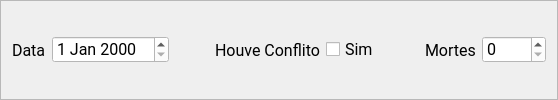
              <widget class="QFrame" name="frame_9">
               <property name="sizePolicy">
                <sizepolicy hsizetype="Preferred" vsizetype="Preferred">
                 <horstretch>0</horstretch>
                 <verstretch>0</verstretch>
                </sizepolicy>
               </property>
               <property name="frameShape">
                <enum>QFrame::Shape::StyledPanel</enum>
               </property>
               <property name="frameShadow">
                <enum>QFrame::Shadow::Raised</enum>
               </property>
               <layout class="QHBoxLayout" name="horizontalLayout_6">
                <item>
                 <widget class="QLabel" name="label_date_event">
                  <property name="sizePolicy">
                   <sizepolicy hsizetype="Maximum" vsizetype="Preferred">
                    <horstretch>0</horstretch>
                    <verstretch>0</verstretch>
                   </sizepolicy>
                  </property>
                  <property name="font">
                   <font>
                    <family>Roboto</family>
                    <pointsize>12</pointsize>
                   </font>
                  </property>
                  <property name="text">
                   <string>Data</string>
                  </property>
                 </widget>
                </item>
                <item>
                 <widget class="QDateEdit" name="input_date_event">
                  <property name="sizePolicy">
                   <sizepolicy hsizetype="Maximum" vsizetype="Fixed">
                    <horstretch>0</horstretch>
                    <verstretch>0</verstretch>
                   </sizepolicy>
                  </property>
                  <property name="font">
                   <font>
                    <family>Roboto</family>
                    <pointsize>12</pointsize>
                   </font>
                  </property>
                  <property name="styleSheet">
                   <string notr="true">background-color: #FFFFFF; </string>
                  </property>
                 </widget>
                </item>
                <item>
                 <spacer name="horizontalSpacer_3">
                  <property name="orientation">
                   <enum>Qt::Orientation::Horizontal</enum>
                  </property>
                  <property name="sizeType">
                   <enum>QSizePolicy::Policy::Maximum</enum>
                  </property>
                  <property name="sizeHint" stdset="0">
                   <size>
                    <width>40</width>
                    <height>20</height>
                   </size>
                  </property>
                 </spacer>
                </item>
                <item>
                 <widget class="QLabel" name="label_conflict">
                  <property name="sizePolicy">
                   <sizepolicy hsizetype="Maximum" vsizetype="Preferred">
                    <horstretch>0</horstretch>
                    <verstretch>0</verstretch>
                   </sizepolicy>
                  </property>
                  <property name="font">
                   <font>
                    <family>Roboto</family>
                    <pointsize>12</pointsize>
                   </font>
                  </property>
                  <property name="text">
                   <string>Houve Conflito</string>
                  </property>
                 </widget>
                </item>
                <item>
                 <widget class="QCheckBox" name="check_conflict">
                  <property name="enabled">
                   <bool>true</bool>
                  </property>
                  <property name="sizePolicy">
                   <sizepolicy hsizetype="Maximum" vsizetype="Fixed">
                    <horstretch>0</horstretch>
                    <verstretch>0</verstretch>
                   </sizepolicy>
                  </property>
                  <property name="font">
                   <font>
                    <family>Roboto</family>
                    <pointsize>12</pointsize>
                   </font>
                  </property>
                  <property name="text">
                   <string>Sim</string>
                  </property>
                 </widget>
                </item>
                <item>
                 <spacer name="horizontalSpacer_4">
                  <property name="orientation">
                   <enum>Qt::Orientation::Horizontal</enum>
                  </property>
                  <property name="sizeType">
                   <enum>QSizePolicy::Policy::Maximum</enum>
                  </property>
                  <property name="sizeHint" stdset="0">
                   <size>
                    <width>40</width>
                    <height>20</height>
                   </size>
                  </property>
                 </spacer>
                </item>
                <item>
                 <widget class="QLabel" name="label_deaths">
                  <property name="sizePolicy">
                   <sizepolicy hsizetype="Maximum" vsizetype="Preferred">
                    <horstretch>0</horstretch>
                    <verstretch>0</verstretch>
                   </sizepolicy>
                  </property>
                  <property name="font">
                   <font>
                    <family>Roboto</family>
                    <pointsize>12</pointsize>
                   </font>
                  </property>
                  <property name="text">
                   <string>Mortes</string>
                  </property>
                 </widget>
                </item>
                <item>
                 <widget class="QSpinBox" name="input_deaths">
                  <property name="sizePolicy">
                   <sizepolicy hsizetype="Maximum" vsizetype="Fixed">
                    <horstretch>0</horstretch>
                    <verstretch>0</verstretch>
                   </sizepolicy>
                  </property>
                  <property name="font">
                   <font>
                    <family>Roboto</family>
                    <pointsize>12</pointsize>
                   </font>
                  </property>
                  <property name="styleSheet">
                   <string notr="true">background-color: #FFFFFF; </string>
                  </property>
                  <property name="maximum">
                   <number>1000</number>
                  </property>
                 </widget>
                </item>
               </layout>
              </widget>
